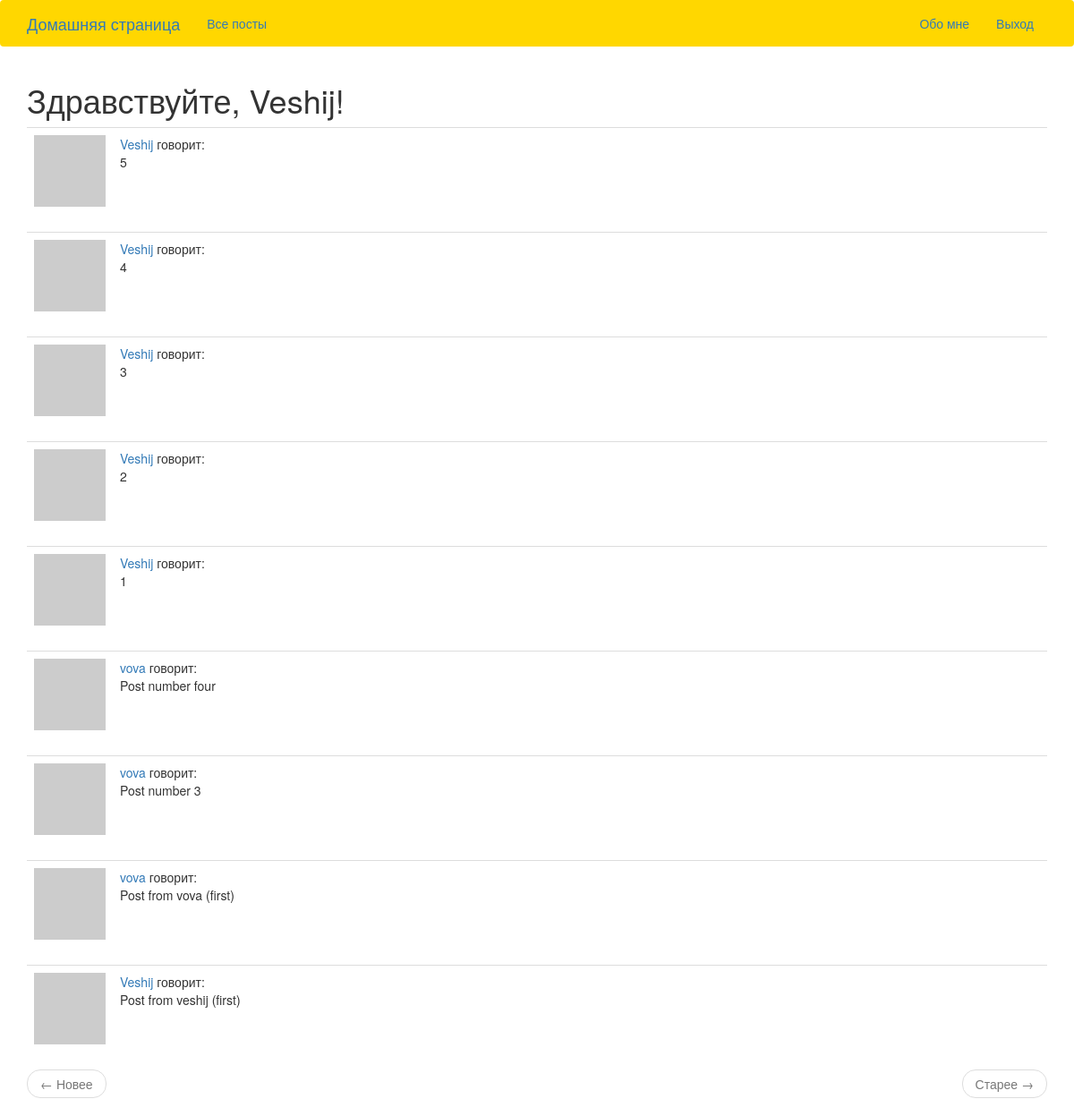
The page /explore (signed in) on the database as committed earlier.
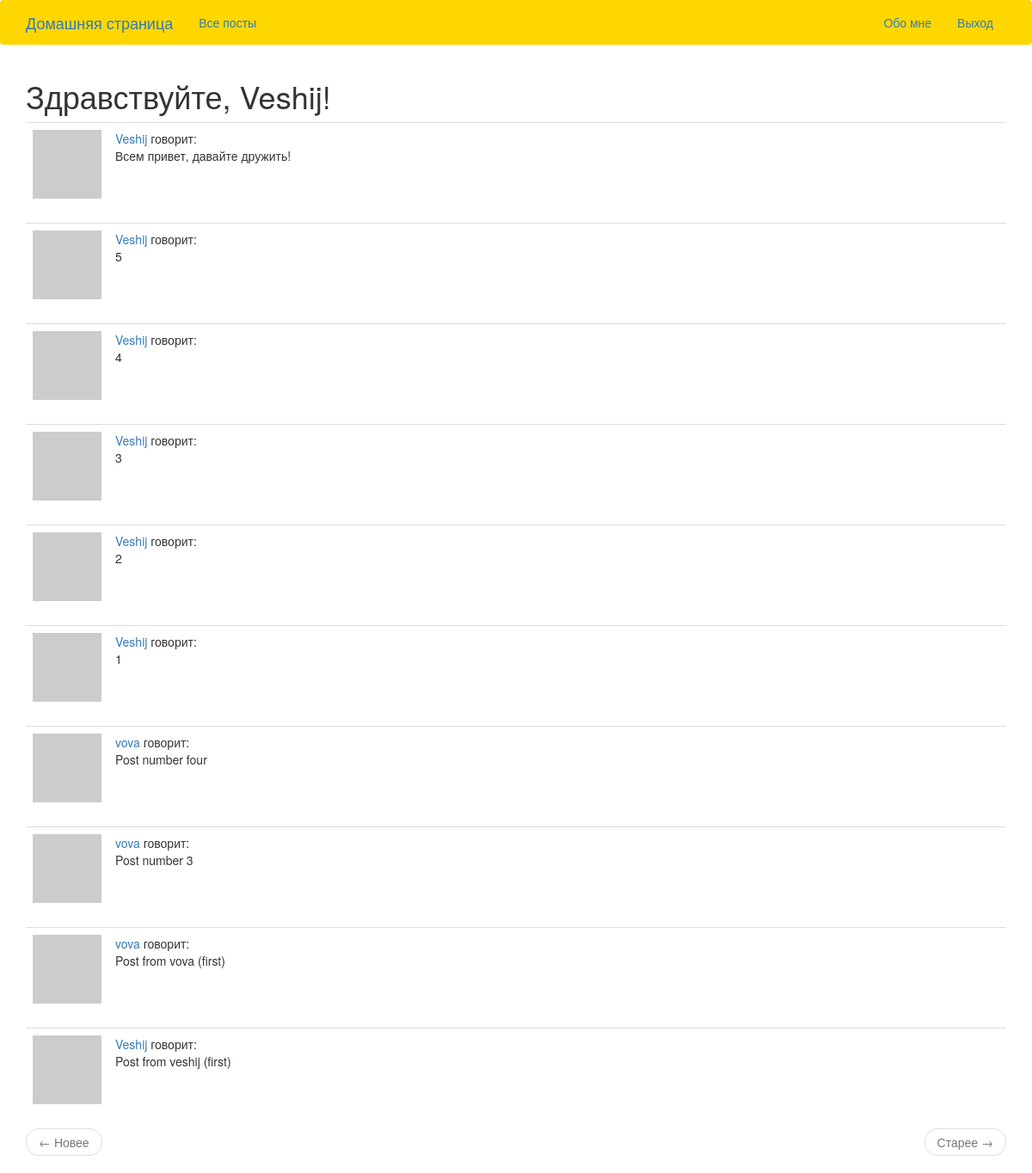
The same page on the database as committed later.
### app/models.py (models this page shows, shortened)
class User(UserMixin, db.Model):
    id = db.Column(db.Integer, primary_key=True)
    username = db.Column(db.String(64), index=True, unique=True)
    email = db.Column(db.String(120), index=True, unique=True)
    password_hash = db.Column(db.String(128))
    posts = db.relationship('Post', backref='author', lazy='dynamic')
    about_me = db.Column(db.String(140))
    last_seen = db.Column(db.DateTime, default=datetime.utcnow)
    followed = db.relationship(
            'User', secondary=followers,
            primaryjoin=(followers.c.follower_id == id),
            secondaryjoin=(followers.c.followed_id == id),
            backref=db.backref('followers', lazy='dynamic'), lazy='dynamic')
    def avatar(self, size):
        digest = md5(self.email.lower().encode('utf-8')).hexdigest()
        return 'https://www.gravatar.com/avatar/{}?d=identicon&s={}'.format(digest, size)

class Post(db.Model):
    id = db.Column(db.Integer, primary_key=True)
    body = db.Column(db.String(140))
    timestamp = db.Column(db.DateTime, index=True, default=datetime.utcnow)
    user_id = db.Column(db.Integer, db.ForeignKey('user.id'))

### app/routes.py (the view)
@app.route('/explore')
@login_required
def explore():
    page = request.args.get('page', 1, type=int)
    posts = Post.query.order_by(Post.timestamp.desc()).paginate(
            page, app.config['POSTS_PER_PAGE'], False)
    next_url = url_for('explore', page=posts.next_num) \
            if posts.has_next else None
    prev_url = url_for('explore', page=posts.prev_num) \
            if posts.has_prev else None
    return render_template('index.html', title='Explore', posts=posts.items, next_url=next_url, prev_url=prev_url)

### app/models.py (called while the page is built)
@login.user_loader
def load_user(id):
    return User.query.get(int(id))

### app/routes.py (called while the page is built)
@app.before_request
def before_request():
    if current_user.is_authenticated:
        current_user.last_seen = datetime.utcnow()
        db.session.commit()

### app/templates/index.html (shortened to what this page needs)
{% extends "base.html" %}
{% import 'bootstrap/wtf.html' as wtf %}
{% block app_content %}
    <h1>Здравствуйте, {{ current_user.username }}!</h1>
    {% for post in posts %}
        {% include '_post.html' %}
    {% endfor %}
    <nav aria-label="...">
        <ul class="pager">
            <li class="previous{% if not prev_url %} disabled{% endif %}">
                <a href="{{ prev_url or '#' }}">
                    <span aria-hidden="true">&larr;</span> Новее
                </a>
            </li>
            <li class="next{% if not next_url %} disabled{% endif %}">
                <a href="{{ next_url or '#' }}">
                    Старее	 <span aria-hidden="true">&rarr;</span>
                </a>
            </li>
        </ul>
    </nav>
{% endblock %}

### app/templates/base.html (shortened to what this page needs)
{% extends 'bootstrap/base.html' %}
{% block navbar %}
    <nav class="navbar navbar-light" style="background-color: #FFD700;">
        <div class="container">
            <div class="navbar-header">
                <a class="navbar-brand" href="{{ url_for('index') }}">Домашняя страница</a>
            </div>
            <div class="collapse navbar-collapse" id="bs-example-navbar-collapse-1">
                <ul class="nav navbar-nav">
                    <li><a href="{{ url_for('explore') }}">Все посты</a></li>
                </ul>
                <ul class="nav navbar-nav navbar-right">
                    {% if current_user.is_anonymous %}
                    <li><a href="{{ url_for('login') }}">Авторизация</a></li>
                    <li><a href="{{ url_for('register') }}">Регистрация</a></li>
                    {% else %}
                    <li><a href="{{ url_for('user', username=current_user.username) }}">Обо мне</a></li>
                    <li><a href="{{ url_for('logout') }}">Выход</a></li>
                    {% endif %}
                </ul>
            </div>
        </div>
    </nav>
{% endblock %}
{% block content %}
    <div class="container">
        {% block app_content %}{% endblock %}
    </div>
{% endblock %}

### app/templates/_post.html
   <table class="table table-hover">
        <tr>
            <td width="70px">
                <a href="{{ url_for('user', username=post.author.username) }}">
                    <img src="{{ post.author.avatar(70) }}" />
                </a>
            </td>
            <td>
                <a href="{{ url_for('user', username=post.author.username) }}">
                    {{ post.author.username }}
                </a>
                говорит:
                <br>
                {{ post.body }}
            </td>
        </tr>
    </table>

Rows that differ between the two databases and show on the page:
added Post: author.username "Veshij", body "Всем привет, давайте дружить!"
